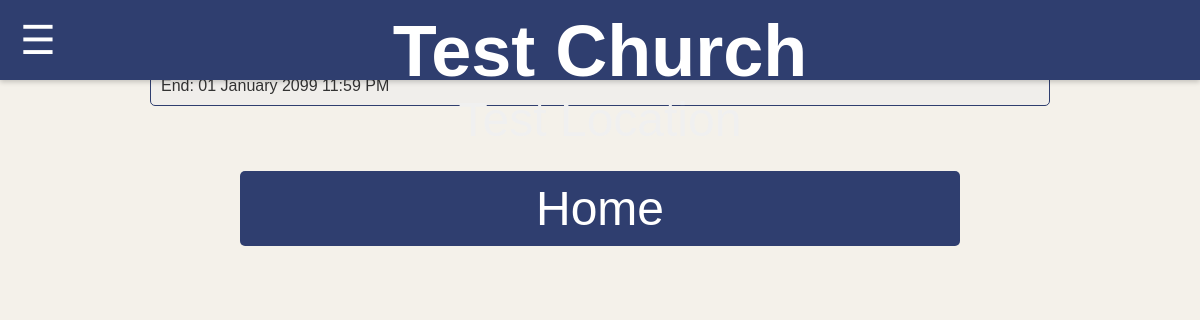
The app's page /upcoming-events/1, older data.
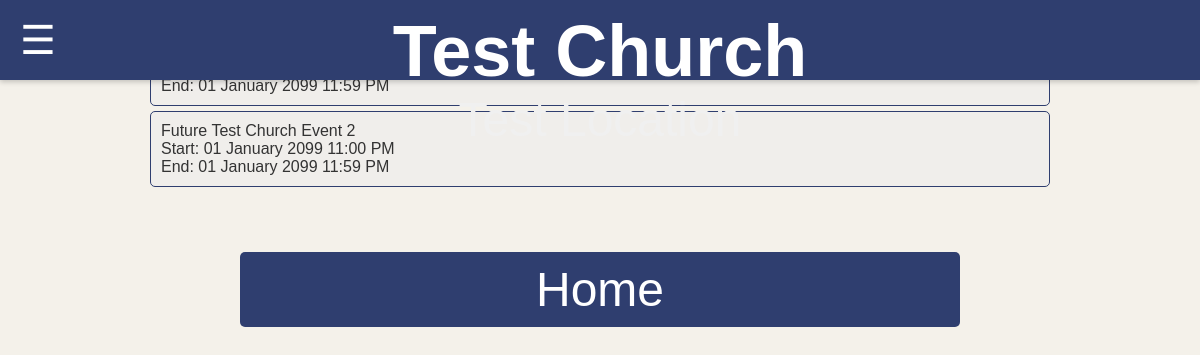
The same page, newer data.
### app.py (models this page shows)
class Church(db.Model):
    id = db.Column(db.Integer, primary_key=True)
    code = db.Column(db.String(10), unique=True, nullable=False)
    name = db.Column(db.String(100), nullable=False)
    location = db.Column(db.String(100), nullable=False)
    image_path = db.Column(db.String(255), nullable=True)  # Optional image path
    instagram = db.Column(db.String(255), nullable=True)  # Optional Instagram link

class Event(db.Model):
    __tablename__ = 'events'  # Ensure this matches your table name in the database
    id = db.Column(db.Integer, primary_key=True)
    church_id = db.Column(db.Integer, db.ForeignKey('church.id'), nullable=False)
    event_title = db.Column(db.String(255), nullable=False)
    start_time = db.Column(db.DateTime, nullable=False, default=datetime.utcnow)
    end_time = db.Column(db.DateTime, default=datetime.utcnow)
    is_all_day = db.Column(db.Boolean, default=False)
    description = db.Column(db.Text)
    church = db.relationship('Church', backref=db.backref('events', lazy=True))

### app.py (the view)
@app.route('/upcoming-events/<int:church_id>')
def upcoming_events(church_id):
    church = Church.query.get_or_404(church_id)
    events = Event.query.filter(Event.church_id == church_id, Event.start_time > datetime.utcnow()).order_by(Event.start_time).all()
    return render_template('upcoming_events.html', church=church, events=events)

### templates/upcoming_events.html (shortened to what this page needs)
<!DOCTYPE html>
<html lang="en">
  <head>
    <link
      rel="stylesheet"
      href="{{ url_for('static', filename='style.css') }}"
    />
  </head>
  <body>
    <div class="header">
      <h1>{{ church.name }}</h1>
      <p class="location">{{ church.location }}</p>
      <div id="burger-stack" class="burger-stack" onclick="openNav()">
        &#9776;
      </div>
    </div>
    <div id="events-container">
      {% for event in events %}
      <div
        class="event-item"
        onclick="openPopup(this)"
        data-title="{{ event.event_title }}"
        data-start-time="{{ event.start_time.strftime('%d %B %Y %I:%M %p') }}"
        data-end-time="{{ event.end_time.strftime('%d %B %Y %I:%M %p') }}"
        data-description="{{ event.description }}"
      >
        <div>{{ event.event_title }}</div>
        <div>Start: {{ event.start_time.strftime('%d %B %Y %I:%M %p') }}</div>
        <div>End: {{ event.end_time.strftime('%d %B %Y %I:%M %p') }}</div>
      </div>
      {% else %}
      <p>No upcoming events found.</p>
      {% endfor %}
    </div>
    <div style="text-align: center; padding-top: 20px">
      <a
        href="{{ url_for('church_main', church_id=church.id) }}"
        class="move-button"
        >Home</a
      >
    </div>
  </body>
</html>

### static/style.css (style rules this page uses)
:root { --cream-bg: #f4f1ea; --light-gray-bg: #f0eeeb; --navy-accent: #2f3e6f; --burgundy-highlight: #a5383e; --silver-accent: #f0f0f0; --text-color: #333333; }
body, html { margin: 0; font-family: "Arial", sans-serif; background-color: var(--cream-bg); color: var(--text-color); }
.header { position: fixed; top: 0; left: 0; width: 100%; height: 60px; background-color: var(--navy-accent); text-align: center; padding: 10px 0; box-shadow: 0 2px 5px rgba(0, 0, 0, 0.2); z-index: 1000; color: #fff; }
h1, .location { margin: 0; padding: 0; }
h1 { font-size: 6vw; color: #fff; }
.location { color: var(--silver-accent); font-size: 4vw; }
.move-button { display: block; width: 60%; margin: 20px auto; padding: 10px 0; font-size: 4vw; background-color: var( --navy-accent ); color: white; text-align: center; border: none; border-radius: 5px; cursor: pointer; text-decoration: none; transition: background-color 0.3s ease; }
#events-container { max-width: 900px; margin: 0 auto; padding: 20px; margin-top: 10px; }
.event-item { cursor: pointer; background-color: var(--light-gray-bg); border: 1px solid var(--navy-accent); padding: 10px; margin-bottom: 5px; border-radius: 5px; }
.burger-stack { cursor: pointer; position: absolute; font-size: 40px; z-index: 1001; left: 20px; top: 50%; transform: translateY( -50% ); }

Row changes from the older to the newer data that the page shows:
added Event: event_title "Future Test Church Event 2", start_time "01 January 2099 11:00 PM", end_time "01 January 2099 11:59 PM"
